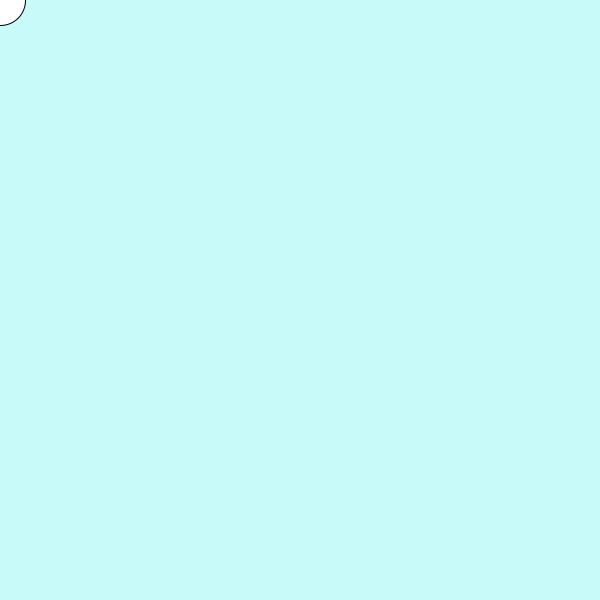
Frame 1 (no input)
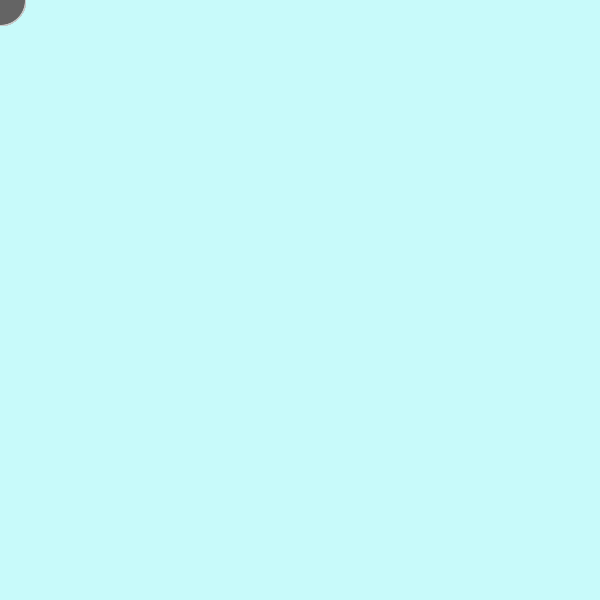
Frame 60 (the mouse pressed at the canvas centre just before this capture)
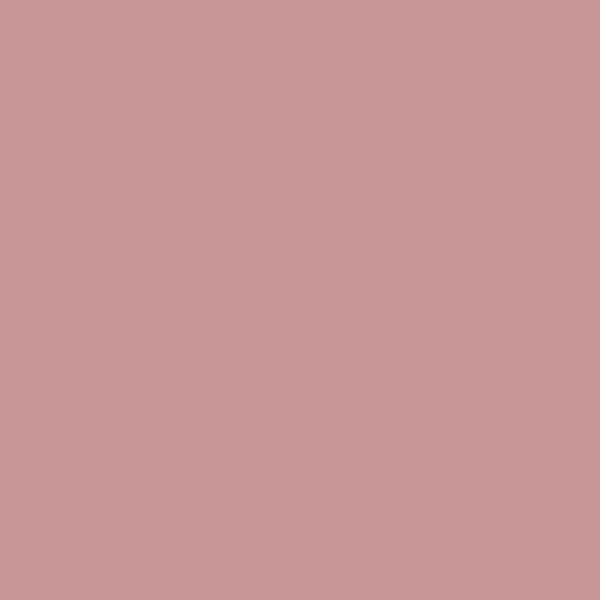
Frame 120 (the mouse held since frame 60 and released just before this capture)

The Processing sketch that drew these frames (run headless with seeded random() and noise(); from frame 60 on, the mouse is pressed at the canvas centre):

// Processing sketch: processing_185418
// ── processing_185418.pde

void setup(){
  size(600,600);
  background(200,250,250);
  
  
}
void draw() {
 //px= px+ 1;
  //ellipse(px, 300, px, px);
  
   
     
    
         
  ellipse(mouseX, mouseY, 50, 50);
  fill(100);
  stroke(200);
   if (mousePressed){
     background(200,150,150);
             
     } 

} 
